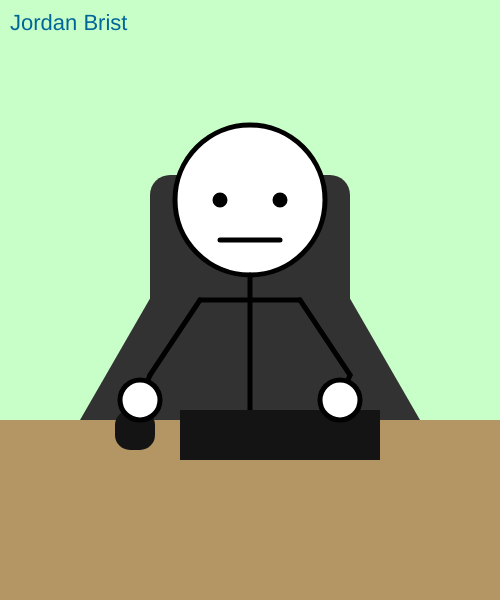
Frame 1 (no input)
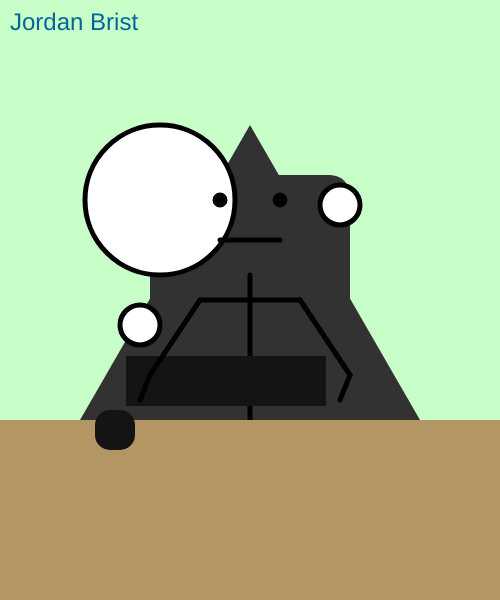
Frame 60 (no input)
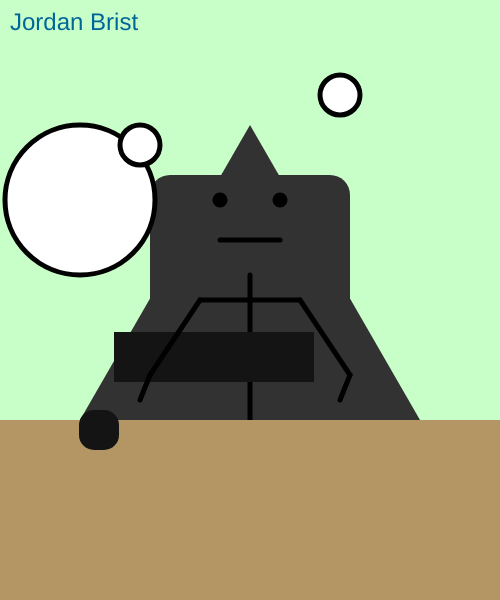
Frame 120 (the mouse pressed at the canvas centre since frame 60)

The p5.js sketch that drew these frames (run headless with seeded random() and noise() and a simulated clock; from frame 60 on, the mouse is pressed at the canvas centre):

// p5.js sketch
// ── sketch.js
var headX = 250;
var headY = 200;
var headDirection = 10;

var squareX = 115;
var squareY = 410;
var squareDirection = 4;

var rectX = 180;
var rectY = 410;
var rectDirection = 6;

var handRightX = 140;
var handRightY = 400;
var handRightDirection = 3;

var handLeftX = 340;
var handLeftY = 400;
var handLeftDirection = 5;

var size = 22;
var count = 0;
var sizeDirection = 2;
function setup()
{
    createCanvas(500, 600);
}

function draw()
{
    background(200,255,200);
    

    // Chair
    noStroke();
    fill(50);
    rect(150, 175, 200, 400, 20, 20);
    triangle(80, 420, 250, 125, 420, 420)

    // head
    stroke(1);
    strokeWeight(5);
    fill(1000);
    circle(headX,headY,150);
    headX+=headDirection;
    if(headX >= 418 || headX <= 82)
    {
        headDirection *= -1;
    }
   
    // eyes
    stroke(1);
    strokeWeight(5);
    fill(1);
    circle(220,200,10);
    circle(280,200,10);
    
    // mouth
    stroke(1);
    strokeWeight(5);
    line(220, 240, 280, 240);

    // body
    stroke(1);
    strokeWeight(5);
    line(250,275,250,450);
    
    
    // desk
    fill(180,150,100);
    noStroke();
    rect(0,420,500,180);

    // mouse (using mouse as a variable makes it interact with the cursor...)
    fill(20);
    noStroke();
    rect(squareX,squareY,40,40,15);
    squareX+=squareDirection;
    if(squareX >= 140 || squareX <= 82)
    {
        squareDirection *= -1;
    }

    // keyboard
    fill(20);
    noStroke();
    rect(rectX,rectY,200,50);
    rectX+=rectDirection;
    if(rectX >= 300 || rectX <= 100)
    {
        rectDirection *= -1;
    }
    rectY += rectDirection;
    

    // right arm
    stroke(1);
    strokeWeight(5);
    fill(1000);
    line(200,300,300,300);
    line(200,300,150,375);
    line(150,375,140,400);
    circle(handRightX,handRightY,40);
    handRightY += handRightDirection;
    if(handRightY <= 0 || handRightY >= 450 )
    {
        handRightDirection *= -1;
    }

    // left arm
    stroke(1);
    strokeWeight(5);
    fill(1000);
    line(300,300,350,375);
    line(350,375,340,400);
    circle(handLeftX,handLeftY,40);
    handLeftY += handLeftDirection;
    if(handLeftY <= 0 || handLeftY >= 450 )
    {
        handLeftDirection *= -1;
    }

    
    
    noStroke()
    fill(0, 102, 153);
    textSize(size);
    size+= sizeDirection;
    count++;
    if(count > 5)
    {
        sizeDirection *=-1;
        count = 0;
    }
    text('Jordan Brist', 10, 30);


}
